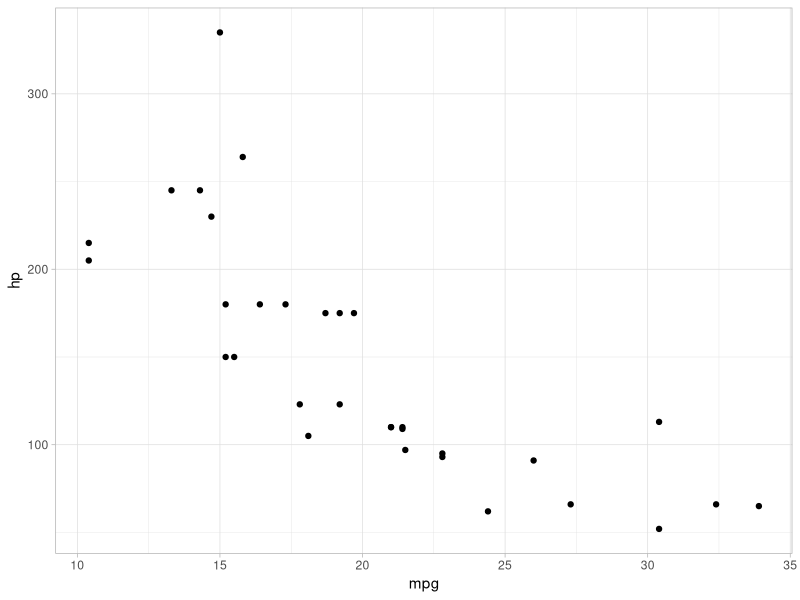

R code for this plot:
library(ggplot2)

df = mtcars

p1 = ggplot(data=df,aes(x=mpg, y =hp))

p12 = p1 + geom_point()

print(p12+theme_light())
